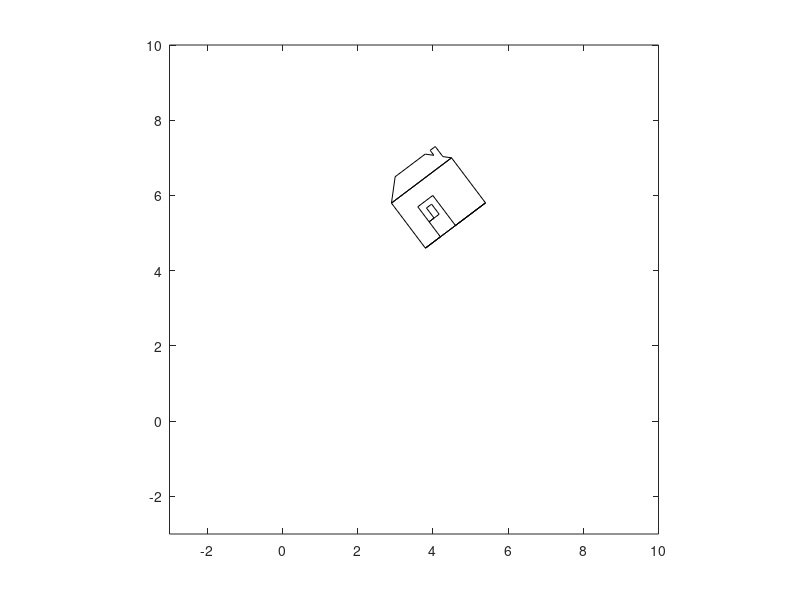

The MATLAB source for this figure:
function homogeneous_house_demo_v500() 
% Demo of using Homogeneous Coords to translate,
% scale, rotate, etc... 
%
% Dr. Thomas B. Kinsman,
% Oct 31, 2017
% Happy Halloween.
%
% NOTE THAT ROTATION IS ALWAYS AROUND THE ORIGIN.
% So, to just twist the house, we:
%
% A.  Translate the origin to the center of the house.
%
% B.  Do the rotation.
%
% C.  Translate the origin back to the bottom left 
%     with respect to the house.
%
% The same sort of argument goes for shrinking things.
%
% Remember: 
% For this example, data is arranged in rows.
% For example, the rows of the house_xy matrix is a row of x values,
% then a row of y values, then a row of 1's.
%
% For situations where x values are a column on the left, then the y values are a column in the middle,
% a the right hand side is a column of 1's --> the matrices are post-multiplied, many of the matrices 
% are transposed, and the order of multiplications is left-for-right.
%

    hxy = load_xys( );                      % Get homogeneous (X,Y) points.
    
    plot( hxy(1,:), hxy(2,:), 'k-' );
    axis([-3 10 -3 10]);
    figure( gcf );
    pause(2);
    
    % Create a matrix to translate the center of the house,
    % at (6,3) to the origin:
    TranslationA = [ 1 0 -6 ;
                     0 1 -3 ;
                     0 0  1 ];
    new_pts = TranslationA * hxy;
    plot( new_pts(1,:), new_pts(2,:), 'k-' );
    
    axis([-3 10 -3 10]);
    figure( gcf );
    pause(2);
    
    % Create a matrix to scale all the points in by a 
    % factor of 0.5.
    %
    % (Tiny houses are in fashion.)
    %
    ScaleB = [ 1/2  0   0 ;
                0  1/2  0 ;
                0   0   1 ];
    new_pts = ScaleB * TranslationA * hxy;
    plot( new_pts(1,:), new_pts(2,:), 'k-' );
    
    axis([-3 10 -3 10]);
    figure( gcf );
    pause(2);
    
    % Create a matrix to rotate the points by some angle degrees.
    %
    theta   = 37;
    RotateA = [ cosd(theta)  -sind(theta)  0;
                sind(theta)   cosd(theta)  0;
                     0             0       1 ];
    new_pts = RotateA * ScaleB * TranslationA * hxy;
    plot( new_pts(1,:), new_pts(2,:), 'k-' );
    
    axis([-3 10 -3 10]);
    figure( gcf );
    pause(2);
    
    
    % Create a matrix to move the house back up to be 
    % centered at the point (4,6)
    %
    TranslationB = [ 1 0  4 ;
                     0 1  6 ;
                     0 0  1 ];
    new_pts = TranslationB * RotateA * ScaleB * TranslationA * hxy;
    plot( new_pts(1,:), new_pts(2,:), 'k-' );
    
    axis([-3 10 -3 10]);
    axis equal;                     % Make the units square.
    
    figure( gcf );
    pause(2);
    
    fprintf('\n');
    fprintf('The four operations can all be done with one combined matrix:\n\n');
    CombinedMatrix = TranslationB * RotateA * ScaleB * TranslationA
    
    %
    %  We can solve for that matrix, if we only knew the input points and 
    %  the resulting points:
    % 
    %         new_pts = MM * hxy
    %
    %  hxy and new_pts are both (3 by N).
    %
    %  Now, post-multiply both sides by the hxy transposed.  
    %  On the left this becomes (3 by N ) * ( N by 3 ).
    %  The inside dimensions cancel, and the left side becomes
    %  (3 by 3 ):
    %
    %         (new_pts * hxy.')  = MM * (hxy * hxy.') 
    %
    %  So, the left side is a (3 x 3 ) matrix.
    %  Let's hope that an inverse exists.  Then we can post-multiply both sides by inv( hxy * hxy.' ):
    %  
    %         (new_pts * hxy.') * inv( hxy * hxy.' ) = MM * (hxy * hxy.') * inv( hxy * hxy.' )
    %
    %  Anything times it's own inverse is the identity matrix.  
    %  So, the right hand side becomes:
    %
    %         (new_pts * hxy.') * inv( hxy * hxy.' ) = MM 
    %
    %  That's it.  That is what gives us the transformation matrix we would like.
    %  This should be ( 3 x 3 ).
    %  Let's check the dimensions:
    %
    %  ( 3 x N ) * ( N * 3 ) * inv( ( 3 x N ) * ( N x 3 ) )
    %  ( 3       x       3 ) * inv( ( 3       x       3 ) )
    %  ( 3                   x                        3   )
    %  
    %  So, it works, MM ends up being 3x3.
    %
    MM1 = (new_pts * hxy.') * inv( hxy * hxy.' )
    
    %  In Matlab we can use the slash operator to say, "Figure it out:"
    %
    %  new_pts = MM * hxy
    %  new_pts / hxy = MM
    MM2 = new_pts / hxy
    
    %  In some cases, especially when the data is stored in columns instead of
    %  rows, you use the backslash operator.
    %
    %  In any case, you can find the conversion matrix that goes from right to left,
    %  and from left to right.
    % 
    %  If   new_pts = MM2 * hxy
    %
    %  Then   inv(MM2) * new_pts  = inv(MM2) * MM2 * hxy
    %  or     inv(MM2) * new_pts  = hxy
    
    
    
end




function hxy = load_xys( )
% Return points which, when plotted, give a 
% representation of a house.
hxy = [ ...
    4.00  1.00  1.00 ;
    4.00  4.00  1.00 ;
    5.00  5.00  1.00 ;
    7.00  5.00  1.00 ;
    7.33  4.67  1.00 ;
    7.33  5.00  1.00 ;
    7.67  5.00  1.00 ;
    7.67  4.33  1.00 ;
    8.00  4.00  1.00 ;
    4.00  4.00  1.00 ;
    8.00  4.00  1.00 ;
    8.00  1.00  1.00 ;
    4.00  1.00  1.00 ;
    8.00  1.00  1.00 ;
    6.00  1.00  1.00 ;
    6.00  3.00  1.00 ;
    5.00  3.00  1.00 ;
    5.00  2.00  1.00 ;
    5.67  2.00  1.00 ;
    5.67  2.67  1.00 ;
    5.33  2.67  1.00 ;
    5.33  2.00  1.00 ;
    5.00  2.00  1.00 ;
    5.00  1.00  1.00 ;
    4.00  1.00  1.00 ;
    4.00  1.00  1.00 ;
];

% Return these as row vectors for homogeneous transformations
% using pre-fix notation.
hxy = hxy.';
    
end
